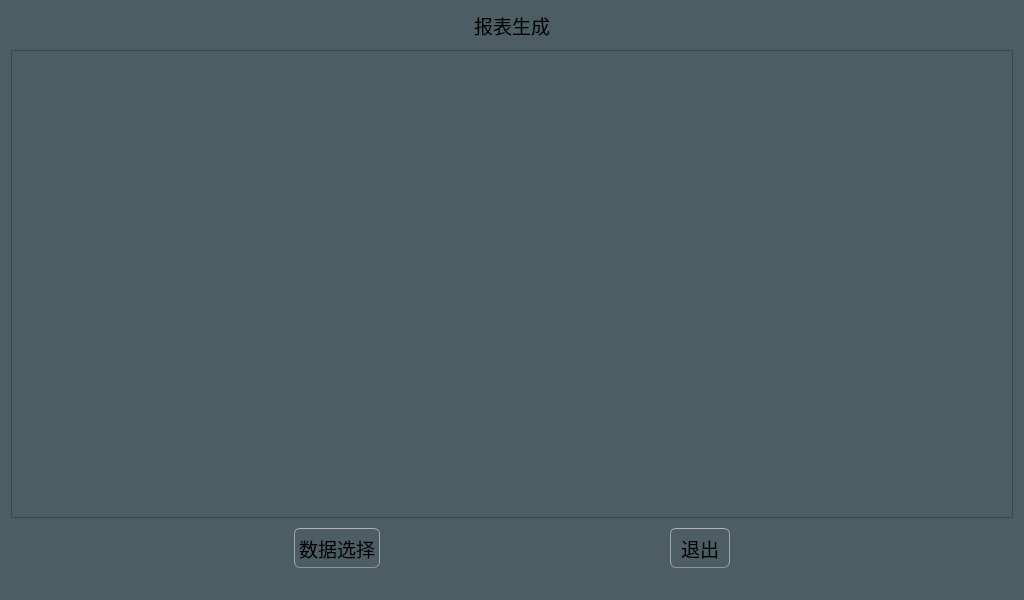
<?xml version="1.0" encoding="UTF-8"?>
<ui version="4.0">
 <class>widget_report</class>
 <widget class="QWidget" name="widget_report">
  <property name="geometry">
   <rect>
    <x>0</x>
    <y>0</y>
    <width>1024</width>
    <height>600</height>
   </rect>
  </property>
  <property name="windowTitle">
   <string>Form</string>
  </property>
  <property name="styleSheet">
   <string notr="true">QPushButton{
	color:rgb(17,17,17);
	border-width: 1px;
	border-radius: 6px;
	border-bottom-color: rgb(150,150,150);
	border-right-color: rgb(165,165,165);
	border-left-color: rgb(165,165,165);
	border-top-color: rgb(180,180,180);
	border-style: solid;
	padding: 4px;
	background-color: qlineargradient(spread:pad, x1:0.5, y1:1, x2:0.5, y2:0, stop:0 rgba(155, 187, 89, 255), stop:1 rgba(255, 255, 255, 255));
}
QPushButton:default{
	color:rgb(17,17,17);
	border-width: 1px;
	border-radius: 6px;
	border-bottom-color: rgb(150,150,150);
	border-right-color: rgb(165,165,165);
	border-left-color: rgb(165,165,165);
	border-top-color: rgb(180,180,180);
	border-style: solid;
	padding: 4px;
	background-color: qlineargradient(spread:pad, x1:0.5, y1:1, x2:0.5, y2:0, stop:0 rgba(155, 187, 89, 255), stop:1 rgba(255, 255, 255, 255));
}
QPushButton:pressed{
	color:rgb(17,17,17);
	border-width: 1px;
	border-radius: 6px;
	border-width: 1px;
	border-top-color: rgba(255,150,60,200);
	border-right-color: qlineargradient(spread:pad, x1:0, y1:1, x2:1, y2:0, stop:0 rgba(200, 70, 20, 255), stop:1 rgba(255,150,60, 200));
	border-left-color:  qlineargradient(spread:pad, x1:1, y1:0, x2:0, y2:0, stop:0 rgba(200, 70, 20, 255), stop:1 rgba(255,150,60, 200));
	border-bottom-color: rgba(200,70,20,200);
	border-style: solid;
	padding: 2px;
	background-color: qlineargradient(spread:pad, x1:0.5, y1:1, x2:0.5, y2:0, stop:0 rgba(155, 187, 89, 255), stop:1 rgba(255, 255, 255, 255));
}
QPushButton:disabled{
	color:rgb(174,167,159);
	border-width: 1px;
	border-radius: 6px;
	background-color: qlineargradient(spread:pad, x1:0.5, y1:1, x2:0.5, y2:0, stop:0 rgba(155, 187, 89, 255), stop:1 rgba(255, 255, 255, 255));
}
QRadioButton {
	padding: 1px;
}
QRadioButton::indicator:checked {
	height: 10px;
	width: 10px;
	border-style:solid;
	border-radius:5px;
	border-width: 1px;
	border-color: rgba(246, 134, 86, 255);
	color: #a9b7c6;
	background-color:rgba(246, 134, 86, 255);
}
QRadioButton::indicator:!checked {
	height: 10px;
	width: 10px;
	border-style:solid;
	border-radius:5px;
	border-width: 1px;
	border-color: rgb(246, 134, 86);
	color: #a9b7c6;
	background-color: transparent;
}
QWidget {
	background-color:#f0f0f0;
}
QLabel {
	color:rgb(17,17,17);
}
QWidget {
	color:rgb(0,0,0);
	background-color:rgb(76,93,99);
}</string>
  </property>
  <layout class="QVBoxLayout" name="verticalLayout" stretch="4,1,110,1,6,5">
   <item>
    <widget class="QLabel" name="label_report_title">
     <property name="font">
      <font>
       <family>幼圆</family>
       <pointsize>14</pointsize>
      </font>
     </property>
     <property name="text">
      <string>报表生成</string>
     </property>
     <property name="alignment">
      <set>Qt::AlignCenter</set>
     </property>
    </widget>
   </item>
   <item>
    <spacer name="verticalSpacer">
     <property name="orientation">
      <enum>Qt::Vertical</enum>
     </property>
     <property name="sizeHint" stdset="0">
      <size>
       <width>20</width>
       <height>40</height>
      </size>
     </property>
    </spacer>
   </item>
   <item>
    <widget class="QTextEdit" name="textEdit_report">
     <property name="font">
      <font>
       <family>微软雅黑</family>
       <pointsize>14</pointsize>
      </font>
     </property>
     <property name="readOnly">
      <bool>true</bool>
     </property>
    </widget>
   </item>
   <item>
    <spacer name="verticalSpacer_2">
     <property name="orientation">
      <enum>Qt::Vertical</enum>
     </property>
     <property name="sizeHint" stdset="0">
      <size>
       <width>20</width>
       <height>40</height>
      </size>
     </property>
    </spacer>
   </item>
   <item>
    <layout class="QHBoxLayout" name="horizontalLayout">
     <item>
      <spacer name="horizontalSpacer_3">
       <property name="orientation">
        <enum>Qt::Horizontal</enum>
       </property>
       <property name="sizeHint" stdset="0">
        <size>
         <width>40</width>
         <height>20</height>
        </size>
       </property>
      </spacer>
     </item>
     <item>
      <widget class="QPushButton" name="pushButton_report_view">
       <property name="minimumSize">
        <size>
         <width>60</width>
         <height>40</height>
        </size>
       </property>
       <property name="font">
        <font>
         <family>宋体</family>
         <pointsize>14</pointsize>
        </font>
       </property>
       <property name="text">
        <string>数据选择</string>
       </property>
      </widget>
     </item>
     <item>
      <spacer name="horizontalSpacer_2">
       <property name="orientation">
        <enum>Qt::Horizontal</enum>
       </property>
       <property name="sizeHint" stdset="0">
        <size>
         <width>40</width>
         <height>20</height>
        </size>
       </property>
      </spacer>
     </item>
     <item>
      <widget class="QPushButton" name="pushButton_report_quit">
       <property name="minimumSize">
        <size>
         <width>60</width>
         <height>40</height>
        </size>
       </property>
       <property name="font">
        <font>
         <family>宋体</family>
         <pointsize>14</pointsize>
        </font>
       </property>
       <property name="text">
        <string>退出</string>
       </property>
      </widget>
     </item>
     <item>
      <spacer name="horizontalSpacer">
       <property name="orientation">
        <enum>Qt::Horizontal</enum>
       </property>
       <property name="sizeHint" stdset="0">
        <size>
         <width>40</width>
         <height>20</height>
        </size>
       </property>
      </spacer>
     </item>
    </layout>
   </item>
   <item>
    <spacer name="verticalSpacer_3">
     <property name="orientation">
      <enum>Qt::Vertical</enum>
     </property>
     <property name="sizeHint" stdset="0">
      <size>
       <width>20</width>
       <height>40</height>
      </size>
     </property>
    </spacer>
   </item>
  </layout>
 </widget>
 <resources/>
 <connections>
  <connection>
   <sender>pushButton_report_quit</sender>
   <signal>clicked()</signal>
   <receiver>widget_report</receiver>
   <slot>close()</slot>
   <hints>
    <hint type="sourcelabel">
     <x>550</x>
     <y>427</y>
    </hint>
    <hint type="destinationlabel">
     <x>399</x>
     <y>239</y>
    </hint>
   </hints>
  </connection>
 </connections>
</ui>
